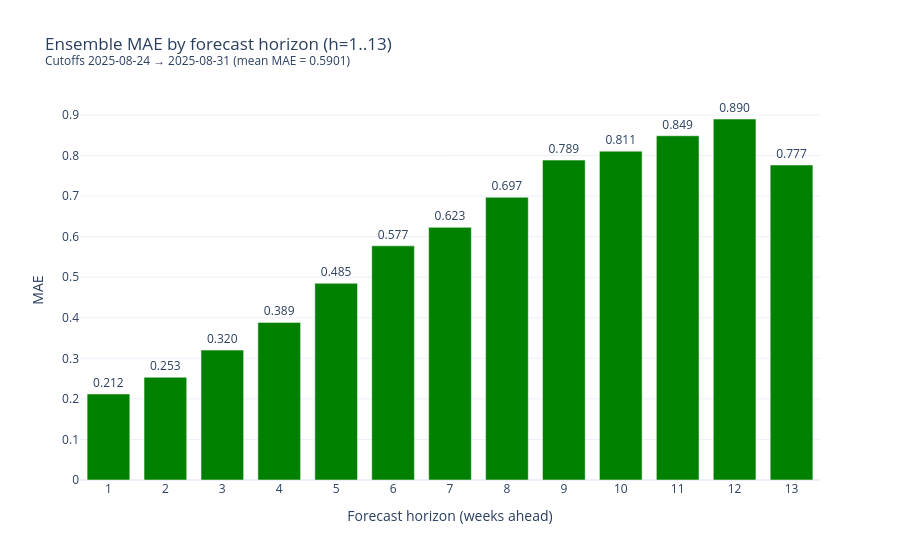

The code cell stored with this chart in its notebook:
### Markdown cell above
## Models used in ensemble

|Model|	What it does|
|:----|:------------|
|WtdSeasonalNaive| Use custome weight and previous three years to make predictions. To prevent the model to predict unreasonably high or low values compared to the values observed in previous years|
|MSTL | Multiple Seasonal-Trend decomposition using Loess. Decompse data into trend, seasonal component and remainder.  Make prediction and recombine|
|TSLM | Use trend() and Seasonality() to make prediction|
|TSLMFourier| Using Fourier as features to making prediction|
|TSLMDiff| Target is $\triangle \text{ili}$, debiased via differencing|
|TSLMFourierDiff|Target is $\triangle \text{ili}$, debiased via differencing|

### Code cell
# ── MAE per forecast horizon (from cell 19 `output`) ─────────────────────────
# Each FORECAST_MADE_DATE predicts 13 horizon weeks (h=1..13).
# Compute abs error per horizon, average across cutoffs in the window → 13 bars.
# Filter cutoffs with CUTOFF_START / CUTOFF_END.
# ─────────────────────────────────────────────────────────────────────────────

import plotly.graph_objects as go

# ── Cutoff window (edit these to zoom the MAE plot) ──────────────────────────
CUTOFF_START = "2025-08-24"
CUTOFF_END   = "2025-08-31"

# Actuals keyed by target week
_actuals_mae = all_data_w.rename(columns={"ds": "TARGET_WEEK", "ili": "ACTUAL"})[
    ["TARGET_WEEK", "ACTUAL"]
]

_mae_base = output.assign(
    FORECAST_MADE_DATE=lambda d: pd.to_datetime(d["FORECAST_MADE_DATE"]),
    TARGET_WEEK=lambda d: pd.to_datetime(d["TARGET_WEEK"]),
)

# Keep cutoffs within the selected window
_mae_base = _mae_base[
    (_mae_base["FORECAST_MADE_DATE"] >= pd.Timestamp(CUTOFF_START))
    & (_mae_base["FORECAST_MADE_DATE"] <= pd.Timestamp(CUTOFF_END))
]

# Horizon step 1..13 within each forecast
_mae_base = _mae_base.sort_values(["FORECAST_MADE_DATE", "TARGET_WEEK"])
_mae_base["horizon"] = _mae_base.groupby("FORECAST_MADE_DATE").cumcount() + 1

mae_h = (
    _mae_base.merge(_actuals_mae, on="TARGET_WEEK", how="left")
    .dropna(subset=["ACTUAL"])
    .assign(abs_err=lambda d: (d["ILI_HAT"] - d["ACTUAL"]).abs())
    .groupby("horizon", as_index=False)["abs_err"].mean()
    .rename(columns={"abs_err": "MAE"})
    .sort_values("horizon")
)

fig_mae = go.Figure()
fig_mae.add_trace(go.Bar(
    x=mae_h["horizon"],
    y=mae_h["MAE"],
    marker_color="green",
    text=mae_h["MAE"].round(3),
    texttemplate="%{text:.3f}",
    textposition="outside",
    cliponaxis=False,
    hovertemplate="Horizon: %{x} wk<br>MAE: %{y:.4f}<extra></extra>",
    name="MAE",
))
fig_mae.update_layout(
    title=(f"Ensemble MAE by forecast horizon (h=1..13)<br>"
           f"<sup>Cutoffs {CUTOFF_START} → {CUTOFF_END} "
           f"(mean MAE = {mae_h['MAE'].mean():.4f})</sup>"),
    xaxis_title="Forecast horizon (weeks ahead)",
    yaxis_title="MAE",
    xaxis=dict(dtick=1),
    template="plotly_white",
    bargap=0.25,
)
fig_mae.show()

### Figure 1 — Plotly figure (JSON) as saved in the notebook; plotly's stock layout.template omitted (floating-point values rounded to 4 significant figures)
{"data": [{"cliponaxis": false, "hovertemplate": "Horizon: %{x} wk<br>MAE: %{y:.4f}<extra></extra>", "marker": {"color": "green"}, "name": "MAE", "text": [0.212, 0.253, 0.32, 0.389, 0.485, 0.577, 0.623, 0.697, 0.789, 0.811, 0.849, 0.89, 0.777], "textposition": "outside", "texttemplate": "%{text:.3f}", "type": "bar", "x": [1, 2, 3, 4, 5, 6, 7, 8, 9, 10, 11, 12, 13], "y": [0.2121, 0.2533, 0.3203, 0.3886, 0.4849, 0.5773, 0.6229, 0.697, 0.7887, 0.8107, 0.8487, 0.89, 0.7766]}], "layout": {"bargap": 0.25, "title": {"text": "Ensemble MAE by forecast horizon (h=1..13)<br><sup>Cutoffs 2025-08-24 → 2025-08-31 (mean MAE = 0.5901)</sup>"}, "xaxis": {"dtick": 1, "title": {"text": "Forecast horizon (weeks ahead)"}}, "yaxis": {"title": {"text": "MAE"}}}}
